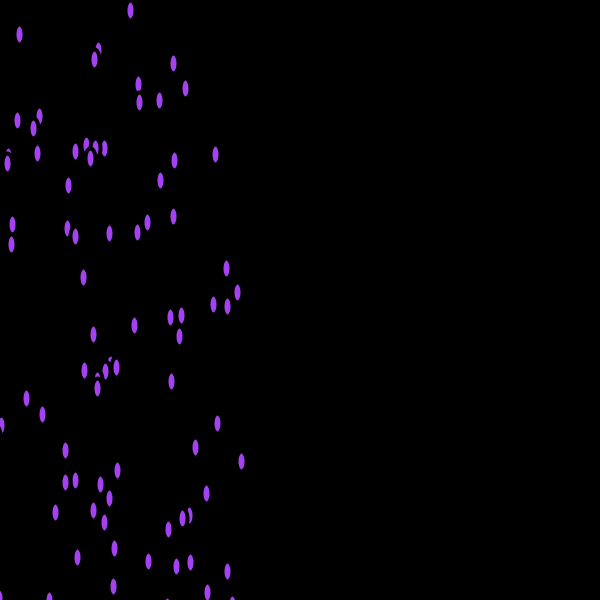
Frame 1 (no input)
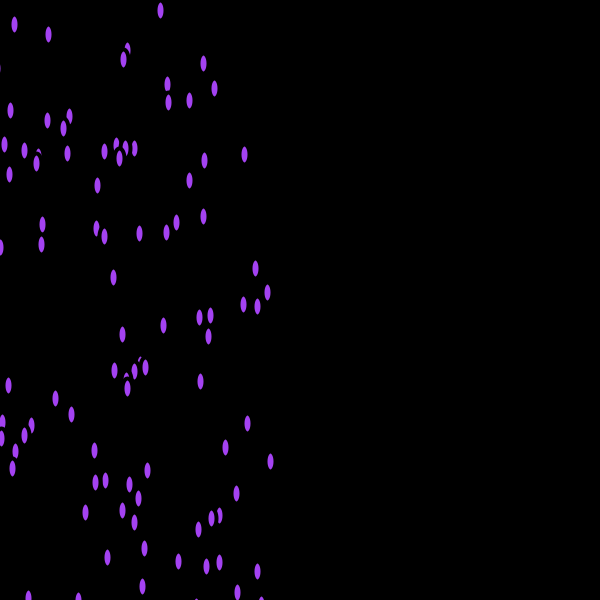
Frame 60 (the mouse pressed at the canvas centre just before this capture)
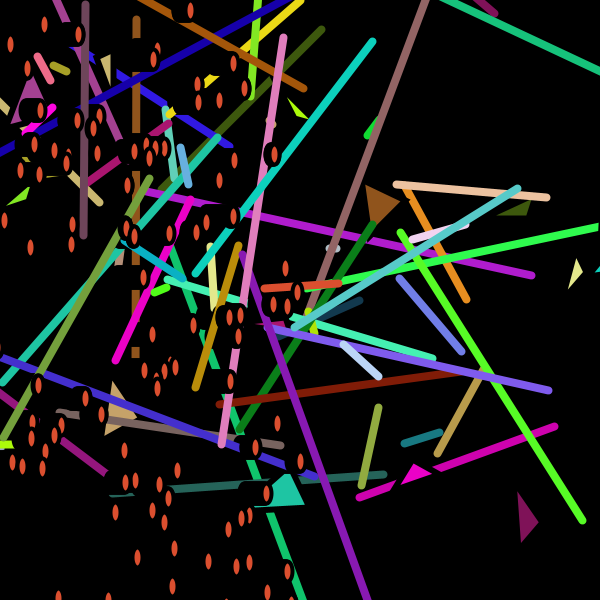
Frame 120 (the mouse held since frame 60 and released just before this capture)

The Processing sketch that drew these frames (run headless with seeded random() and noise(); from frame 60 on, the mouse is pressed at the canvas centre):

// Processing sketch: processing_44863
// ── processing_44863.pde

float [] x = new float [1000];
float angle = 0.0;

void setup()
{
  frameRate (30);
  size(600,600);
  background(0);
  smooth();
  
  float a = random(0, 255);
  float b = random(0, 255);
  float c = random(0, 255);
  fill( a, b, c);
  for (int i = 0; i < x.length; i++) {
    x[i] = random(-2000, 250);
  }
}

void draw() {
  
   for (int i = 0; i < x.length; i++) {
    strokeWeight(4);
    x[i] += 0.5;
    float y = i * 0.8;
    ellipse (x[i], y, 10, 20);
  }
  
  if (mousePressed) {
    if (mouseButton == RIGHT) {
      
    float y = random(0,150);
    float x = random(600);
    float a = random(255);
    float b = random(255);
    float c = random(255);
    float d = random(600);
    float e = random(40);
    float f = random(90);
    
    stroke(0);
    strokeWeight(4);
    translate( x, d);
    rotate(angle);
    fill(a, b, c);
    ellipse(-y, -e, e, f);
    fill(a, b, c);
    rect(-e, f, e, e*2);
    angle +=0.5;
    
    } else {
    
    float y = random(0,150);
    float x = random(500);
    float a = random(255);
    float b = random(255);
    float c = random(255);
    float d = random(500);
    
    stroke( a, b, c, 255);
    strokeWeight(8);
    translate( x, d);
    rotate (angle);
    line(-y,y,y,-y);
    stroke(0);
    strokeWeight(6);
    fill( a, b, c);
    triangle( x, d, x + random(20, 60), d - random(10, 50), x + random(35, 75), d);
    angle += 0.5;
    }
  }
}
